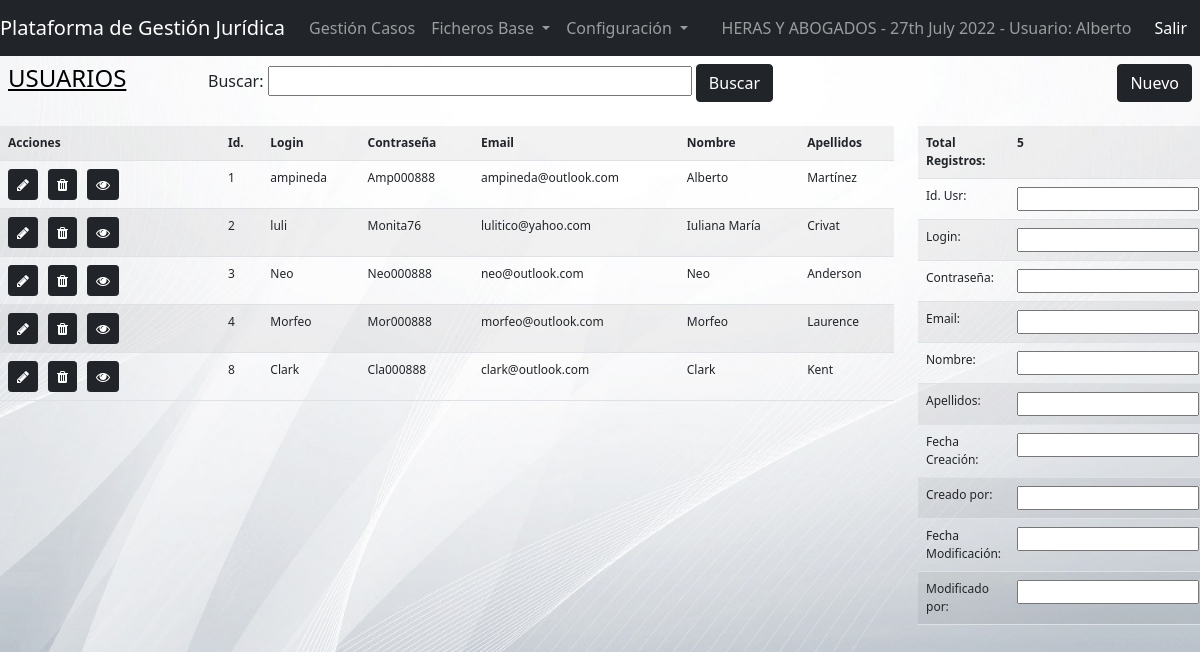
The page /view/users.php (signed in) on the database its author committed.
### tables this page shows
CREATE TABLE IF NOT EXISTS `users` (
  `USRId` int(11) NOT NULL AUTO_INCREMENT,
  `USRLogin` varchar(50) NOT NULL,
  `USRPsw` varchar(50) NOT NULL,
  `USREmail` varchar(100) NOT NULL,
  `USRName` varchar(50) NOT NULL,
  `USRLastName` varchar(75) NOT NULL,
  `USRDateInsert` datetime DEFAULT NULL,
  `USRInsertBy` varchar(50) DEFAULT NULL,
  `USRDateUpdate` datetime DEFAULT NULL,
  `USRUpdateBy` varchar(50) DEFAULT NULL,
  PRIMARY KEY (`USRId`)
);

### model/dbcrud.php (called while the page is built, shortened)
<?php
    class dbcrud {
        public function sql ($sql){
            $dbConn = new dbconn();
            $dbConn->connect();
            $conn = $dbConn->getConn();
            $result = $conn->query($sql);
            return $result;
        }
    }
?>

### controller/cntUser.php (the view, shortened to what this page needs)
<?php
    include_once '../model/dbcrud.php';
    function selectUsers(){
        $usrCrud = new dbcrud();
        if (isset ($_SESSION['usrfilter'])) {
            $filter = $_SESSION['usrfilter'];
            $usersSQL = "SELECT * FROM users WHERE USRName LIKE '%:filter%' OR USRLastName LIKE '%:filter%' OR USRLogin LIKE '%:filter%'";
            $usersSQL = str_replace(':filter', $filter, $usersSQL);
        }
        else {
            $usersSQL = "SELECT * FROM users";
        }
        echo '<tr>'
                . '<th style="width:220px">Acciones</th><th>Id.</th><th>Login</th><th>Contraseña</th><th>Email</th><th>Nombre</th><th>Apellidos</th>'
           . '</tr>';
        $result = $usrCrud->sql($usersSQL);
        if ($result->num_rows > 0) {
          while($row = $result->fetch_assoc()) {
            echo '<tr><td><a href="userdata.php?update&iduser='.$row["USRId"].'" target="_blank" class="btn btn-dark btn-sm" role="button" data-toggle="tooltip" data-placement="top" title="Editar"><i class="fa fa-pencil" aria-hidden="true"></i></a>'
                    .'<a href="userdata.php?delete&iduser='.$row["USRId"].'" target="_blank" class="btn btn-dark btn-sm" role="button" style="margin-left: 10px" data-toggle="tooltip" data-placement="top" title="Eliminar"><i class="fa fa-trash" aria-hidden="true"></i></a>'
                    .'<a href="users.php?iduser='.$row["USRId"].'" class="btn btn-dark btn-sm" role="button" style="margin-left: 10px" data-toggle="tooltip" data-placement="top" title="Ver datos"><i class="fa fa-eye" aria-hidden="true"></i></a></td>'
                    . '<td>'.$row["USRId"].'</td><td>'.$row["USRLogin"].'</td><td>'.$row["USRPsw"].'</td><td>'
                    .$row["USREmail"].'</td><td>'.$row["USRName"].'</td><td>'.$row["USRLastName"].'</td>'
                    .'</tr>';
            }
        }
        else {
            $_SESSION['numusers'] = 0;
        }
    }
    function showUser($idUser){
        $usrCrud = new dbcrud();
        $usersSQL = "SELECT * FROM users WHERE USRId = " . $idUser;
        $result = $usrCrud->sql($usersSQL);
        if ($result->num_rows > 0) {
            while($row = $result->fetch_assoc()) {
            echo '<tr><td>Id. Usr:</td><td><input type="text" name="USRId" readonly="true" value="'.$row["USRId"].'"></td></tr>'
                . '<tr><td>Login:</td><td><input type="text" name="USRLogin" readonly="true" value="'.$row["USRLogin"].'"></td></tr>'
                . '<tr><td>Contraseña:</td><td><input type="text" name="USRPsw" readonly="true" value="'.$row["USRPsw"].'"></td></tr>'
                . '<tr><td>Email:</td><td><input type="text" name="USREmail" readonly="true" value="'.$row["USREmail"].'"></td></tr>'
                . '<tr><td>Nombre:</td><td><input type="text" name="USRName" readonly="true" value="'.$row["USRName"].'"></td></tr>'
                . '<tr><td>Apellidos:</td><td><input type="text" name="USRLastName" readonly="true" value="'.$row["USRLastName"].'"></td></tr>'
                . '<tr><td>Fecha Creación:</td><td><input type="text" name="USRDateInsert" readonly="true" value="'.$row["USRDateInsert"].'"></td></tr>'
                . '<tr><td>Creado por:</td><td><input type="text" name="USRInsertBy" readonly="true" value="'.$row["USRInsertBy"].'"></td></tr>'
                . '<tr><td>Fecha Modificación:</td><td><input type="text" name="USRDateUpdate" readonly="true" value="'.$row["USRDateUpdate"].'"></td></tr>'
                . '<tr><td>Modificado por:</td><td><input type="text" name="USRUpdateBy" readonly="true" value="'.$row["USRUpdateBy"].'"></td></tr>';
            }
        } else {
            echo '<tr><td>Id. Usr:</td><td><input type="text" name="USRId" readonly="true" value=""></td></tr>'
                . '<tr><td>Login:</td><td><input type="text" name="USRLogin" readonly="true" value=""></td></tr>'
                . '<tr><td>Contraseña:</td><td><input type="text" name="USRPsw" readonly="true" value=""></td></tr>'
                . '<tr><td>Email:</td><td><input type="text" name="USREmail" readonly="true" value=""></td></tr>'
                . '<tr><td>Nombre:</td><td><input type="text" name="USRName" readonly="true" value=""></td></tr>'
                . '<tr><td>Apellidos:</td><td><input type="text" name="USRLastName" readonly="true" value=""></td></tr>'
                . '<tr><td>Fecha Creación:</td><td><input type="text" name="USRDateInsert" readonly="true" value=""></td></tr>'
                . '<tr><td>Creado por:</td><td><input type="text" name="USRInsertBy" readonly="true" value=""></td></tr>'
                . '<tr><td>Fecha Modificación:</td><td><input type="text" name="USRDateUpdate" readonly="true" value=""></td></tr>'
                . '<tr><td>Modificado por:</td><td><input type="text" name="USRUpdateBy" readonly="true" value=""></td></tr>';
        }
    }
?>

### view/css/globalstyles.css (style rules this page uses)
.bgsilver { background-image: url('../imgs/bg04.jpg'); background-repeat: no-repeat; background-attachment: fixed; background-size: cover; }

### rows shown on the page
users: USRId "1", USRLogin "ampineda", USRPsw "Amp000888", USREmail "ampineda@outlook.com", USRName "Alberto", USRLastName "Martínez"
users: USRId "2", USRLogin "luli", USRPsw "Monita76", USREmail "lulitico@yahoo.com", USRName "Iuliana María", USRLastName "Crivat"
users: USRId "3", USRLogin "Neo", USRPsw "Neo000888", USREmail "neo@outlook.com", USRName "Neo", USRLastName "Anderson"
users: USRId "4", USRLogin "Morfeo", USRPsw "Mor000888", USREmail "morfeo@outlook.com", USRName "Morfeo", USRLastName "Laurence"
users: USRId "8", USRLogin "Clark", USRPsw "Cla000888", USREmail "clark@outlook.com", USRName "Clark", USRLastName "Kent"

### other values the page prints
$_SESSION['username'] "Alberto"
$_SESSION['numusers'] "5"
